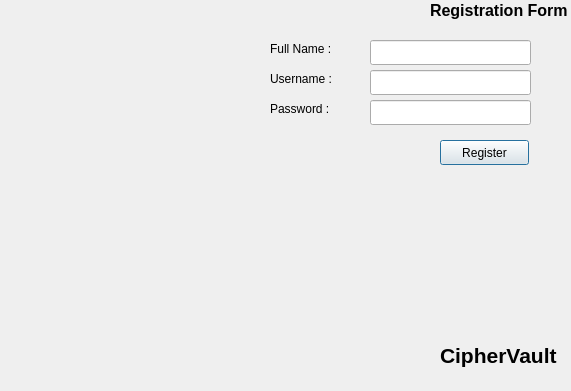
<?xml version="1.0" encoding="UTF-8"?>
<ui version="4.0">
 <class>Register</class>
 <widget class="QDialog" name="Register">
  <property name="geometry">
   <rect>
    <x>0</x>
    <y>0</y>
    <width>571</width>
    <height>391</height>
   </rect>
  </property>
  <property name="windowTitle">
   <string>Dialog</string>
  </property>
  <property name="styleSheet">
   <string notr="true">background-image: url(:/res/lock.jpg);</string>
  </property>
  <widget class="QLabel" name="label">
   <property name="geometry">
    <rect>
     <x>430</x>
     <y>0</y>
     <width>141</width>
     <height>21</height>
    </rect>
   </property>
   <property name="font">
    <font>
     <pointsize>12</pointsize>
     <bold>true</bold>
     <strikeout>false</strikeout>
    </font>
   </property>
   <property name="text">
    <string>Registration Form</string>
   </property>
  </widget>
  <widget class="QLabel" name="label_2">
   <property name="geometry">
    <rect>
     <x>270</x>
     <y>70</y>
     <width>81</width>
     <height>17</height>
    </rect>
   </property>
   <property name="text">
    <string>Username :</string>
   </property>
  </widget>
  <widget class="QLineEdit" name="lineEdit_username">
   <property name="geometry">
    <rect>
     <x>370</x>
     <y>70</y>
     <width>161</width>
     <height>25</height>
    </rect>
   </property>
  </widget>
  <widget class="QLabel" name="label_3">
   <property name="geometry">
    <rect>
     <x>270</x>
     <y>100</y>
     <width>81</width>
     <height>17</height>
    </rect>
   </property>
   <property name="text">
    <string>Password :</string>
   </property>
  </widget>
  <widget class="QLineEdit" name="lineEdit_password">
   <property name="geometry">
    <rect>
     <x>370</x>
     <y>100</y>
     <width>161</width>
     <height>25</height>
    </rect>
   </property>
  </widget>
  <widget class="QLabel" name="label_4">
   <property name="geometry">
    <rect>
     <x>270</x>
     <y>40</y>
     <width>81</width>
     <height>17</height>
    </rect>
   </property>
   <property name="text">
    <string>Full Name :</string>
   </property>
  </widget>
  <widget class="QLineEdit" name="lineEdit_full_name">
   <property name="geometry">
    <rect>
     <x>370</x>
     <y>40</y>
     <width>161</width>
     <height>25</height>
    </rect>
   </property>
  </widget>
  <widget class="QPushButton" name="pushButton">
   <property name="geometry">
    <rect>
     <x>440</x>
     <y>140</y>
     <width>89</width>
     <height>25</height>
    </rect>
   </property>
   <property name="text">
    <string>Register</string>
   </property>
  </widget>
  <widget class="QLabel" name="label_5">
   <property name="geometry">
    <rect>
     <x>440</x>
     <y>340</y>
     <width>121</width>
     <height>31</height>
    </rect>
   </property>
   <property name="font">
    <font>
     <pointsize>16</pointsize>
     <bold>true</bold>
    </font>
   </property>
   <property name="text">
    <string>CipherVault</string>
   </property>
  </widget>
 </widget>
 <resources/>
 <connections/>
</ui>
